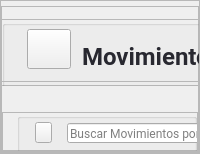
            <widget class="QWidget" name="page_movimientos">
             <layout class="QVBoxLayout" name="verticalLayout_12">
              <property name="spacing">
               <number>0</number>
              </property>
              <property name="leftMargin">
               <number>0</number>
              </property>
              <property name="topMargin">
               <number>0</number>
              </property>
              <property name="rightMargin">
               <number>0</number>
              </property>
              <property name="bottomMargin">
               <number>0</number>
              </property>
              <item>
               <widget class="QFrame" name="container_mov_2">
                <property name="frameShape">
                 <enum>QFrame::StyledPanel</enum>
                </property>
                <property name="frameShadow">
                 <enum>QFrame::Raised</enum>
                </property>
                <layout class="QVBoxLayout" name="verticalLayout_27" stretch="0,0,0">
                 <property name="spacing">
                  <number>0</number>
                 </property>
                 <property name="leftMargin">
                  <number>0</number>
                 </property>
                 <property name="topMargin">
                  <number>0</number>
                 </property>
                 <property name="rightMargin">
                  <number>0</number>
                 </property>
                 <property name="bottomMargin">
                  <number>0</number>
                 </property>
                 <item>
                  <widget class="QFrame" name="top_frame_mov_2">
                   <property name="minimumSize">
                    <size>
                     <width>1</width>
                     <height>80</height>
                    </size>
                   </property>
                   <property name="maximumSize">
                    <size>
                     <width>555</width>
                     <height>70</height>
                    </size>
                   </property>
                   <property name="frameShape">
                    <enum>QFrame::StyledPanel</enum>
                   </property>
                   <property name="frameShadow">
                    <enum>QFrame::Raised</enum>
                   </property>
                   <widget class="QFrame" name="frame_12">
                    <property name="geometry">
                     <rect>
                      <x>0</x>
                      <y>13</y>
                      <width>681</width>
                      <height>70</height>
                     </rect>
                    </property>
                    <property name="minimumSize">
                     <size>
                      <width>354</width>
                      <height>70</height>
                     </size>
                    </property>
                    <property name="maximumSize">
                     <size>
                      <width>16777215</width>
                      <height>50</height>
                     </size>
                    </property>
                    <property name="frameShape">
                     <enum>QFrame::StyledPanel</enum>
                    </property>
                    <property name="frameShadow">
                     <enum>QFrame::Raised</enum>
                    </property>
                    <layout class="QVBoxLayout" name="verticalLayout_29">
                     <property name="spacing">
                      <number>0</number>
                     </property>
                     <property name="leftMargin">
                      <number>0</number>
                     </property>
                     <property name="topMargin">
                      <number>0</number>
                     </property>
                     <property name="rightMargin">
                      <number>0</number>
                     </property>
                     <property name="bottomMargin">
                      <number>0</number>
                     </property>
                     <item>
                      <widget class="QGroupBox" name="groupBox_8">
                       <property name="minimumSize">
                        <size>
                         <width>384</width>
                         <height>0</height>
                        </size>
                       </property>
                       <property name="title">
                        <string/>
                       </property>
                       <widget class="QLabel" name="label_27">
                        <property name="geometry">
                         <rect>
                          <x>80</x>
                          <y>10</y>
                          <width>152</width>
                          <height>52</height>
                         </rect>
                        </property>
                        <property name="minimumSize">
                         <size>
                          <width>152</width>
                          <height>0</height>
                         </size>
                        </property>
                        <property name="maximumSize">
                         <size>
                          <width>120</width>
                          <height>16777215</height>
                         </size>
                        </property>
                        <property name="font">
                         <font>
                          <family>Roboto</family>
                          <pointsize>18</pointsize>
                          <weight>75</weight>
                          <bold>true</bold>
                         </font>
                        </property>
                        <property name="styleSheet">
                         <string notr="true">color: #282830 ;
</string>
                        </property>
                        <property name="text">
                         <string>Movimientos</string>
                        </property>
                        <property name="alignment">
                         <set>Qt::AlignLeading|Qt::AlignLeft|Qt::AlignVCenter</set>
                        </property>
                       </widget>
                       <widget class="QPushButton" name="pushButton_18">
                        <property name="geometry">
                         <rect>
                          <x>20</x>
                          <y>9</y>
                          <width>49</width>
                          <height>40</height>
                         </rect>
                        </property>
                        <property name="maximumSize">
                         <size>
                          <width>60</width>
                          <height>60</height>
                         </size>
                        </property>
                        <property name="styleSheet">
                         <string notr="true">margin-left:5px</string>
                        </property>
                        <property name="text">
                         <string/>
                        </property>
                        <property name="icon">
                         <iconset resource="img/img.qrc">
                          <normaloff>:/img/trading.png</normaloff>:/img/trading.png</iconset>
                        </property>
                        <property name="iconSize">
                         <size>
                          <width>40</width>
                          <height>40</height>
                         </size>
                        </property>
                       </widget>
                       <widget class="QPushButton" name="new_ingreso_btn">
                        <property name="geometry">
                         <rect>
                          <x>250</x>
                          <y>22</y>
                          <width>81</width>
                          <height>26</height>
                         </rect>
                        </property>
                        <property name="minimumSize">
                         <size>
                          <width>0</width>
                          <height>26</height>
                         </size>
                        </property>
                        <property name="font">
                         <font>
                          <family>Roboto</family>
                          <pointsize>9</pointsize>
                          <weight>75</weight>
                          <bold>true</bold>
                         </font>
                        </property>
                        <property name="cursor">
                         <cursorShape>PointingHandCursor</cursorShape>
                        </property>
                        <property name="styleSheet">
                         <string notr="true">QPushButton{
background-color: rgb(71, 71, 103);
color:#fff;
padding-right:15px;
border-radius: 5px;
text-align:right;
}

QPushButton:hover{
background-color: rgba(71, 71, 103,180);

}</string>
                        </property>
                        <property name="text">
                         <string>Ingreso</string>
                        </property>
                        <property name="icon">
                         <iconset resource="img/img.qrc">
                          <normaloff>:/img/plus.png</normaloff>:/img/plus.png</iconset>
                        </property>
                        <property name="iconSize">
                         <size>
                          <width>13</width>
                          <height>13</height>
                         </size>
                        </property>
                       </widget>
                       <widget class="QPushButton" name="new_egreso_btn">
                        <property name="geometry">
                         <rect>
                          <x>351</x>
                          <y>23</y>
                          <width>81</width>
                          <height>26</height>
                         </rect>
                        </property>
                        <property name="minimumSize">
                         <size>
                          <width>0</width>
                          <height>26</height>
                         </size>
                        </property>
                        <property name="font">
                         <font>
                          <family>Roboto</family>
                          <pointsize>9</pointsize>
                          <weight>75</weight>
                          <bold>true</bold>
                         </font>
                        </property>
                        <property name="cursor">
                         <cursorShape>PointingHandCursor</cursorShape>
                        </property>
                        <property name="styleSheet">
                         <string notr="true">QPushButton{
background-color: rgb(71, 71, 103);
color:#fff;
padding-right:15px;
border-radius: 5px;
text-align:right;
}

QPushButton:hover{
background-color: rgba(71, 71, 103,180);

}</string>
                        </property>
                        <property name="text">
                         <string>Egreso</string>
                        </property>
                        <property name="icon">
                         <iconset resource="img/img.qrc">
                          <normaloff>:/img/plus.png</normaloff>:/img/plus.png</iconset>
                        </property>
                        <property name="iconSize">
                         <size>
                          <width>13</width>
                          <height>13</height>
                         </size>
                        </property>
                       </widget>
                      </widget>
                     </item>
                    </layout>
                   </widget>
                  </widget>
                 </item>
                 <item>
                  <widget class="QFrame" name="mid_mov_2">
                   <property name="maximumSize">
                    <size>
                     <width>16777215</width>
                     <height>70</height>
                    </size>
                   </property>
                   <property name="frameShape">
                    <enum>QFrame::StyledPanel</enum>
                   </property>
                   <property name="frameShadow">
                    <enum>QFrame::Raised</enum>
                   </property>
                   <layout class="QVBoxLayout" name="verticalLayout_30">
                    <property name="spacing">
                     <number>0</number>
                    </property>
                    <property name="leftMargin">
                     <number>0</number>
                    </property>
                    <property name="topMargin">
                     <number>30</number>
                    </property>
                    <property name="rightMargin">
                     <number>0</number>
                    </property>
                    <property name="bottomMargin">
                     <number>0</number>
                    </property>
                    <item alignment="Qt::AlignBottom">
                     <widget class="QFrame" name="frame_21">
                      <property name="minimumSize">
                       <size>
                        <width>0</width>
                        <height>50</height>
                       </size>
                      </property>
                      <property name="maximumSize">
                       <size>
                        <width>16777215</width>
                        <height>50</height>
                       </size>
                      </property>
                      <property name="frameShape">
                       <enum>QFrame::StyledPanel</enum>
                      </property>
                      <property name="frameShadow">
                       <enum>QFrame::Raised</enum>
                      </property>
                      <layout class="QVBoxLayout" name="verticalLayout_31">
                       <property name="spacing">
                        <number>0</number>
                       </property>
                       <property name="leftMargin">
                        <number>0</number>
                       </property>
                       <property name="topMargin">
                        <number>0</number>
                       </property>
                       <property name="rightMargin">
                        <number>0</number>
                       </property>
                       <property name="bottomMargin">
                        <number>0</number>
                       </property>
                       <item>
                        <widget class="QGroupBox" name="groupBox_9">
                         <property name="minimumSize">
                          <size>
                           <width>0</width>
                           <height>50</height>
                          </size>
                         </property>
                         <property name="styleSheet">
                          <string notr="true">margin-left: 14px</string>
                         </property>
                         <property name="title">
                          <string/>
                         </property>
                         <widget class="QPushButton" name="pushButton_21">
                          <property name="geometry">
                           <rect>
                            <x>18</x>
                            <y>9</y>
                            <width>31</width>
                            <height>21</height>
                           </rect>
                          </property>
                          <property name="minimumSize">
                           <size>
                            <width>0</width>
                            <height>21</height>
                           </size>
                          </property>
                          <property name="cursor">
                           <cursorShape>PointingHandCursor</cursorShape>
                          </property>
                          <property name="text">
                           <string/>
                          </property>
                          <property name="icon">
                           <iconset resource="img/img.qrc">
                            <normaloff>:/img/LupaB.png</normaloff>:/img/LupaB.png</iconset>
                          </property>
                          <property name="iconSize">
                           <size>
                            <width>52</width>
                            <height>82</height>
                           </size>
                          </property>
                         </widget>
                         <widget class="QLineEdit" name="lineEdit_5">
                          <property name="geometry">
                           <rect>
                            <x>50</x>
                            <y>10</y>
                            <width>311</width>
                            <height>20</height>
                           </rect>
                          </property>
                          <property name="minimumSize">
                           <size>
                            <width>0</width>
                            <height>20</height>
                           </size>
                          </property>
                          <property name="styleSheet">
                           <string notr="true">font-family: Roboto;
</string>
                          </property>
                          <property name="text">
                           <string/>
                          </property>
                          <property name="placeholderText">
                           <string>Buscar Movimientos por código, descripción,tipo o fecha</string>
                          </property>
                         </widget>
                        </widget>
                       </item>
                      </layout>
                     </widget>
                    </item>
                   </layout>
                  </widget>
                 </item>
                 <item>
                  <widget class="QFrame" name="bottom_mov_2">
                   <property name="frameShape">
                    <enum>QFrame::StyledPanel</enum>
                   </property>
                   <property name="frameShadow">
                    <enum>QFrame::Raised</enum>
                   </property>
                   <layout class="QVBoxLayout" name="verticalLayout_32">
                    <property name="spacing">
                     <number>0</number>
                    </property>
                    <property name="leftMargin">
                     <number>0</number>
                    </property>
                    <property name="topMargin">
                     <number>0</number>
                    </property>
                    <property name="rightMargin">
                     <number>0</number>
                    </property>
                    <property name="bottomMargin">
                     <number>0</number>
                    </property>
                    <item>
                     <widget class="QFrame" name="frame_22">
                      <property name="frameShape">
                       <enum>QFrame::StyledPanel</enum>
                      </property>
                      <property name="frameShadow">
                       <enum>QFrame::Raised</enum>
                      </property>
                      <widget class="QTableWidget" name="tableWidget_movimientos_2">
                       <property name="geometry">
                        <rect>
                         <x>40</x>
                         <y>60</y>
                         <width>831</width>
                         <height>371</height>
                        </rect>
                       </property>
                       <property name="cursor" stdset="0">
                        <cursorShape>PointingHandCursor</cursorShape>
                       </property>
                       <property name="styleSheet">
                        <string notr="true">QTableWidget{
font-size: 11pt;
margin-top:15px;
color: #000;
font-family: Roboto;
text-align:center;
}
QHeaderView::section {
    background-color: #394353;
	border-radius: 11px;
	color:#fff;
    font-size: 9pt;
	font-family:Roboto;
    border-left: 1px solid #394353;

}

QHeaderView::section:horizontal
{
    border-top: 1px solid #394353;

}

QHeaderView::section:vertical
{

    border-left: 1px solid #394353;
}</string>
                       </property>
                       <property name="editTriggers">
                        <set>QAbstractItemView::NoEditTriggers</set>
                       </property>
                       <property name="showGrid">
                        <bool>false</bool>
                       </property>
                       <attribute name="horizontalHeaderVisible">
                        <bool>false</bool>
                       </attribute>
                       <attribute name="horizontalHeaderCascadingSectionResizes">
                        <bool>true</bool>
                       </attribute>
                       <attribute name="horizontalHeaderDefaultSectionSize">
                        <number>135</number>
                       </attribute>
                       <attribute name="horizontalHeaderShowSortIndicator" stdset="0">
                        <bool>true</bool>
                       </attribute>
                       <attribute name="horizontalHeaderStretchLastSection">
                        <bool>true</bool>
                       </attribute>
                       <attribute name="verticalHeaderVisible">
                        <bool>false</bool>
                       </attribute>
                       <attribute name="verticalHeaderDefaultSectionSize">
                        <number>41</number>
                       </attribute>
                       <column>
                        <property name="text">
                         <string>New Column</string>
                        </property>
                       </column>
                       <column>
                        <property name="text">
                         <string>New Column</string>
                        </property>
                       </column>
                       <column>
                        <property name="text">
                         <string>New Column</string>
                        </property>
                       </column>
                       <column>
                        <property name="text">
                         <string>New Column</string>
                        </property>
                       </column>
                       <column>
                        <property name="text">
                         <string>New Column</string>
                        </property>
                       </column>
                       <column>
                        <property name="text">
                         <string>New Column</string>
                        </property>
                       </column>
                      </widget>
                      <widget class="QFrame" name="frame_23">
                       <property name="geometry">
                        <rect>
                         <x>29</x>
                         <y>9</y>
                         <width>831</width>
                         <height>41</height>
                        </rect>
                       </property>
                       <property name="minimumSize">
                        <size>
                         <width>56</width>
                         <height>41</height>
                        </size>
                       </property>
                       <property name="styleSheet">
                        <string notr="true">background-color: #f2f2f5;
border-radius:15px;</string>
                       </property>
                       <property name="frameShape">
                        <enum>QFrame::StyledPanel</enum>
                       </property>
                       <property name="frameShadow">
                        <enum>QFrame::Raised</enum>
                       </property>
                       <widget class="QLabel" name="label_28">
                        <property name="geometry">
                         <rect>
                          <x>20</x>
                          <y>10</y>
                          <width>47</width>
                          <height>18</height>
                         </rect>
                        </property>
                        <property name="font">
                         <font>
                          <family>Roboto</family>
                          <pointsize>11</pointsize>
                          <weight>75</weight>
                          <bold>true</bold>
                         </font>
                        </property>
                        <property name="styleSheet">
                         <string notr="true">background: none;
color: #282830 ;
</string>
                        </property>
                        <property name="text">
                         <string>Código</string>
                        </property>
                       </widget>
                       <widget class="QLabel" name="label_29">
                        <property name="geometry">
                         <rect>
                          <x>130</x>
                          <y>10</y>
                          <width>79</width>
                          <height>18</height>
                         </rect>
                        </property>
                        <property name="font">
                         <font>
                          <family>Roboto</family>
                          <pointsize>11</pointsize>
                          <weight>75</weight>
                          <bold>true</bold>
                         </font>
                        </property>
                        <property name="styleSheet">
                         <string notr="true">background: none;
color: #282830 ;

</string>
                        </property>
                        <property name="text">
                         <string>Descripción</string>
                        </property>
                       </widget>
                       <widget class="QLabel" name="label_30">
                        <property name="geometry">
                         <rect>
                          <x>410</x>
                          <y>10</y>
                          <width>132</width>
                          <height>18</height>
                         </rect>
                        </property>
                        <property name="font">
                         <font>
                          <family>Roboto</family>
                          <pointsize>11</pointsize>
                          <weight>75</weight>
                          <bold>true</bold>
                         </font>
                        </property>
                        <property name="styleSheet">
                         <string notr="true">background: none;
color: #282830 ;
</string>
                        </property>
                        <property name="text">
                         <string>Tipo de Movimiento</string>
                        </property>
                       </widget>
                       <widget class="QLabel" name="label_32">
                        <property name="geometry">
                         <rect>
                          <x>690</x>
                          <y>10</y>
                          <width>71</width>
                          <height>18</height>
                         </rect>
                        </property>
                        <property name="font">
                         <font>
                          <family>Roboto</family>
                          <pointsize>11</pointsize>
                          <weight>75</weight>
                          <bold>true</bold>
                         </font>
                        </property>
                        <property name="styleSheet">
                         <string notr="true">background: none;
color: #282830 ;
text-align:left;
</string>
                        </property>
                        <property name="text">
                         <string> Motivo</string>
                        </property>
                       </widget>
                       <widget class="QLabel" name="label_31">
                        <property name="geometry">
                         <rect>
                          <x>570</x>
                          <y>10</y>
                          <width>80</width>
                          <height>18</height>
                         </rect>
                        </property>
                        <property name="font">
                         <font>
                          <family>Roboto</family>
                          <pointsize>11</pointsize>
                          <weight>75</weight>
                          <bold>true</bold>
                         </font>
                        </property>
                        <property name="styleSheet">
                         <string notr="true">background: none;
color: #282830 ;
</string>
                        </property>
                        <property name="text">
                         <string> Fecha </string>
                        </property>
                       </widget>
                       <widget class="QLabel" name="label_33">
                        <property name="geometry">
                         <rect>
                          <x>280</x>
                          <y>10</y>
                          <width>61</width>
                          <height>18</height>
                         </rect>
                        </property>
                        <property name="font">
                         <font>
                          <family>Roboto</family>
                          <pointsize>11</pointsize>
                          <weight>75</weight>
                          <bold>true</bold>
                         </font>
                        </property>
                        <property name="styleSheet">
                         <string notr="true">background: none;
color: #282830 ;

</string>
                        </property>
                        <property name="text">
                         <string>Cantidad</string>
                        </property>
                       </widget>
                      </widget>
                      <widget class="QPushButton" name="btn_actualizarMov">
                       <property name="geometry">
                        <rect>
                         <x>870</x>
                         <y>20</y>
                         <width>31</width>
                         <height>21</height>
                        </rect>
                       </property>
                       <property name="minimumSize">
                        <size>
                         <width>0</width>
                         <height>21</height>
                        </size>
                       </property>
                       <property name="cursor">
                        <cursorShape>PointingHandCursor</cursorShape>
                       </property>
                       <property name="text">
                        <string/>
                       </property>
                       <property name="icon">
                        <iconset resource="img/img.qrc">
                         <normaloff>:/img/refresh.png</normaloff>:/img/refresh.png</iconset>
                       </property>
                       <property name="iconSize">
                        <size>
                         <width>33</width>
                         <height>16</height>
                        </size>
                       </property>
                      </widget>
                     </widget>
                    </item>
                   </layout>
                  </widget>
                 </item>
                </layout>
               </widget>
              </item>
             </layout>
            </widget>
